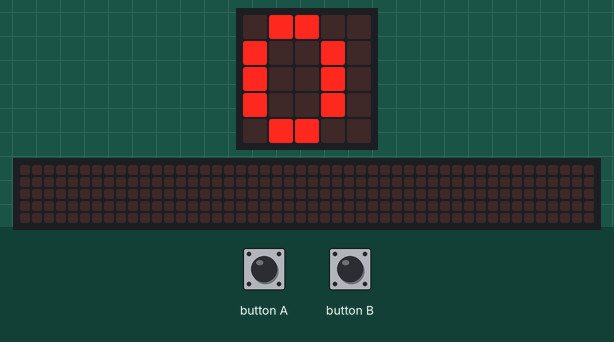
Simulated run of this program. Board: BBC micro:bit (MakeCode). Parts: the board's 5×5 LED display, a strip that is not on the board, showing the scrolling text unrolled. The inputs (shaded band) are chosen by the test bench. The 48×5 strip is a reading aid, not a part: it shows the text the display is scrolling, unrolled, one strip-width of it at a time.

Above: at 1.9 s.
2.0 s: button A pressed for 0.15 s
At 2.22 s:
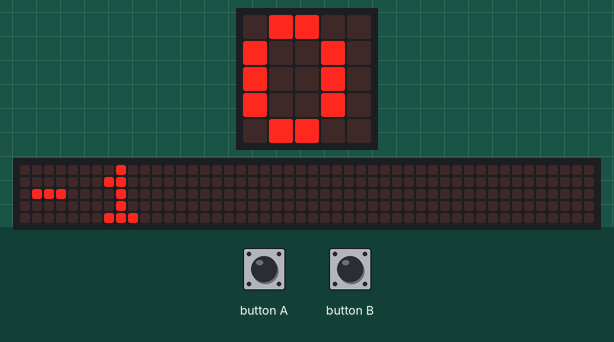
2.7 s: button B pressed for 0.15 s
3.4 s: button A pressed for 0.15 s
At 5.22 s:
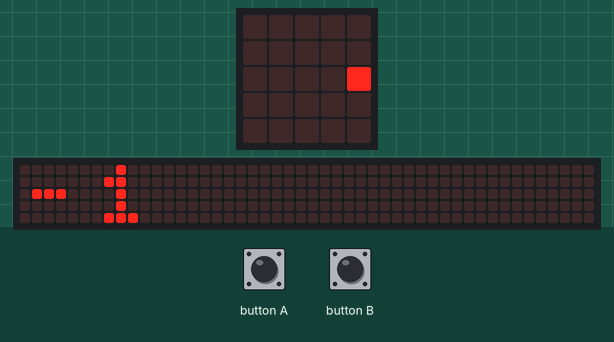
Timing chart, 0 to 6.7 s (numbered marks = the images above; inputs shaded):
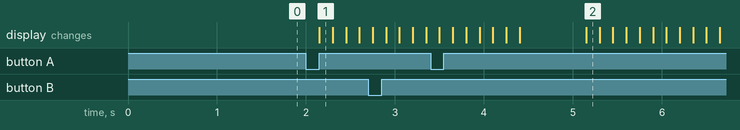

The program:

main.ts
```typescript
input.onButtonPressed(Button.A, function () {
    numero += -1
    basic.showNumber(numero)
})
input.onButtonPressed(Button.B, function () {
    numero += 1
    basic.showNumber(numero)
})
let numero = 0
numero = 0
basic.showNumber(numero)
```

test.ts
```typescript
// testes vão aqui; isto não será compilado quando este pacote for usado como uma extensão.
```

Measured:
- after the input at 2.0 s, the display: changes after 0.15 s (image 1)
